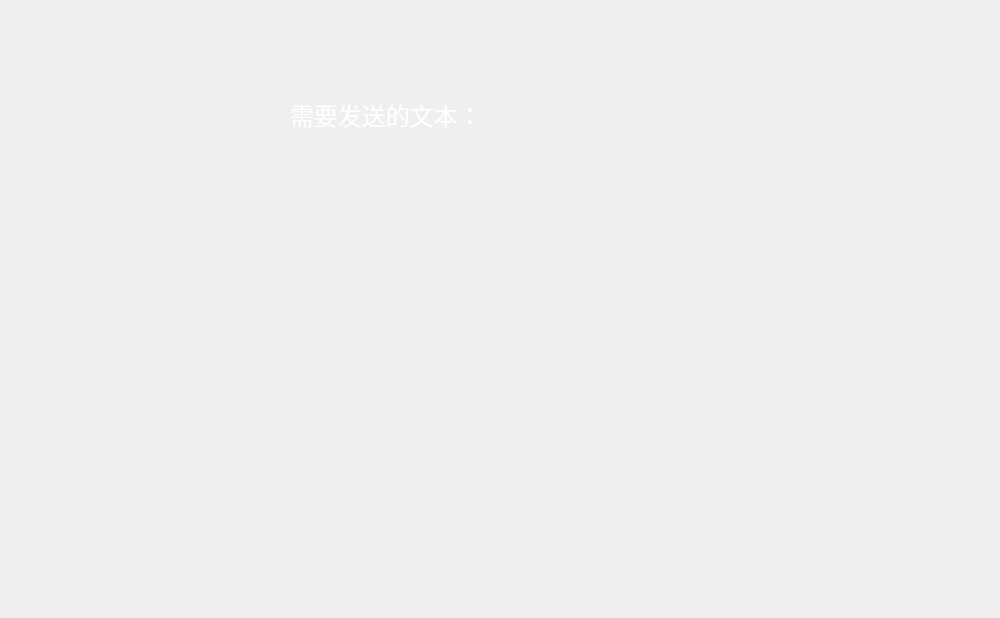
<?xml version="1.0" encoding="UTF-8"?>
<ui version="4.0">
 <class>lcdsimlation</class>
 <widget class="QWidget" name="lcdsimlation">
  <property name="geometry">
   <rect>
    <x>0</x>
    <y>0</y>
    <width>1000</width>
    <height>618</height>
   </rect>
  </property>
  <property name="font">
   <font>
    <family>微软雅黑</family>
    <pointsize>18</pointsize>
   </font>
  </property>
  <property name="windowTitle">
   <string>lcdsimlation</string>
  </property>
  <widget class="QLabel" name="label">
   <property name="geometry">
    <rect>
     <x>250</x>
     <y>40</y>
     <width>421</width>
     <height>321</height>
    </rect>
   </property>
   <property name="text">
    <string/>
   </property>
   <property name="pixmap">
    <pixmap resource="images.qrc">:/images/computer.png</pixmap>
   </property>
   <property name="scaledContents">
    <bool>true</bool>
   </property>
  </widget>
  <widget class="QLabel" name="label_2">
   <property name="geometry">
    <rect>
     <x>130</x>
     <y>310</y>
     <width>671</width>
     <height>301</height>
    </rect>
   </property>
   <property name="text">
    <string/>
   </property>
   <property name="pixmap">
    <pixmap resource="images.qrc">:/images/keybroad.png</pixmap>
   </property>
   <property name="scaledContents">
    <bool>true</bool>
   </property>
  </widget>
  <widget class="QLabel" name="label_3">
   <property name="geometry">
    <rect>
     <x>790</x>
     <y>400</y>
     <width>71</width>
     <height>131</height>
    </rect>
   </property>
   <property name="text">
    <string/>
   </property>
   <property name="pixmap">
    <pixmap resource="images.qrc">:/images/mouse.png</pixmap>
   </property>
   <property name="scaledContents">
    <bool>true</bool>
   </property>
  </widget>
  <widget class="QLabel" name="contents">
   <property name="geometry">
    <rect>
     <x>310</x>
     <y>130</y>
     <width>311</width>
     <height>101</height>
    </rect>
   </property>
  </widget>
  <widget class="QLabel" name="title">
   <property name="geometry">
    <rect>
     <x>290</x>
     <y>90</y>
     <width>361</width>
     <height>51</height>
    </rect>
   </property>
   <property name="text">
    <string>&lt;html&gt;&lt;head/&gt;&lt;body&gt;&lt;p&gt;&lt;span style=&quot; font-size:18pt; color:#ffffff;&quot;&gt;需要发送的文本：&lt;/span&gt;&lt;/p&gt;&lt;/body&gt;&lt;/html&gt;</string>
   </property>
  </widget>
  <widget class="QPushButton" name="key1">
   <property name="geometry">
    <rect>
     <x>255</x>
     <y>409</y>
     <width>31</width>
     <height>31</height>
    </rect>
   </property>
   <property name="text">
    <string/>
   </property>
   <property name="iconSize">
    <size>
     <width>10</width>
     <height>10</height>
    </size>
   </property>
   <property name="autoDefault">
    <bool>false</bool>
   </property>
   <property name="default">
    <bool>false</bool>
   </property>
   <property name="flat">
    <bool>true</bool>
   </property>
  </widget>
  <widget class="QPushButton" name="key2">
   <property name="geometry">
    <rect>
     <x>290</x>
     <y>409</y>
     <width>31</width>
     <height>31</height>
    </rect>
   </property>
   <property name="text">
    <string/>
   </property>
   <property name="iconSize">
    <size>
     <width>5</width>
     <height>5</height>
    </size>
   </property>
   <property name="autoDefault">
    <bool>false</bool>
   </property>
   <property name="default">
    <bool>false</bool>
   </property>
   <property name="flat">
    <bool>true</bool>
   </property>
  </widget>
  <widget class="QPushButton" name="key3">
   <property name="geometry">
    <rect>
     <x>323</x>
     <y>409</y>
     <width>31</width>
     <height>31</height>
    </rect>
   </property>
   <property name="text">
    <string/>
   </property>
   <property name="iconSize">
    <size>
     <width>5</width>
     <height>5</height>
    </size>
   </property>
   <property name="autoDefault">
    <bool>false</bool>
   </property>
   <property name="default">
    <bool>false</bool>
   </property>
   <property name="flat">
    <bool>true</bool>
   </property>
  </widget>
  <widget class="QPushButton" name="key4">
   <property name="geometry">
    <rect>
     <x>357</x>
     <y>409</y>
     <width>31</width>
     <height>31</height>
    </rect>
   </property>
   <property name="text">
    <string/>
   </property>
   <property name="iconSize">
    <size>
     <width>5</width>
     <height>5</height>
    </size>
   </property>
   <property name="autoDefault">
    <bool>false</bool>
   </property>
   <property name="default">
    <bool>false</bool>
   </property>
   <property name="flat">
    <bool>true</bool>
   </property>
  </widget>
  <widget class="QPushButton" name="key5">
   <property name="geometry">
    <rect>
     <x>390</x>
     <y>409</y>
     <width>31</width>
     <height>31</height>
    </rect>
   </property>
   <property name="text">
    <string/>
   </property>
   <property name="iconSize">
    <size>
     <width>5</width>
     <height>5</height>
    </size>
   </property>
   <property name="autoDefault">
    <bool>false</bool>
   </property>
   <property name="default">
    <bool>false</bool>
   </property>
   <property name="flat">
    <bool>true</bool>
   </property>
  </widget>
  <widget class="QPushButton" name="key6">
   <property name="geometry">
    <rect>
     <x>425</x>
     <y>409</y>
     <width>31</width>
     <height>31</height>
    </rect>
   </property>
   <property name="text">
    <string/>
   </property>
   <property name="iconSize">
    <size>
     <width>5</width>
     <height>5</height>
    </size>
   </property>
   <property name="autoDefault">
    <bool>false</bool>
   </property>
   <property name="default">
    <bool>false</bool>
   </property>
   <property name="flat">
    <bool>true</bool>
   </property>
  </widget>
  <widget class="QPushButton" name="key8">
   <property name="geometry">
    <rect>
     <x>493</x>
     <y>409</y>
     <width>31</width>
     <height>31</height>
    </rect>
   </property>
   <property name="text">
    <string/>
   </property>
   <property name="iconSize">
    <size>
     <width>5</width>
     <height>5</height>
    </size>
   </property>
   <property name="autoDefault">
    <bool>false</bool>
   </property>
   <property name="default">
    <bool>false</bool>
   </property>
   <property name="flat">
    <bool>true</bool>
   </property>
  </widget>
  <widget class="QPushButton" name="key7">
   <property name="geometry">
    <rect>
     <x>459</x>
     <y>409</y>
     <width>31</width>
     <height>31</height>
    </rect>
   </property>
   <property name="text">
    <string/>
   </property>
   <property name="iconSize">
    <size>
     <width>5</width>
     <height>5</height>
    </size>
   </property>
   <property name="autoDefault">
    <bool>false</bool>
   </property>
   <property name="default">
    <bool>false</bool>
   </property>
   <property name="flat">
    <bool>true</bool>
   </property>
  </widget>
  <widget class="QPushButton" name="key9">
   <property name="geometry">
    <rect>
     <x>527</x>
     <y>408</y>
     <width>31</width>
     <height>31</height>
    </rect>
   </property>
   <property name="text">
    <string/>
   </property>
   <property name="iconSize">
    <size>
     <width>5</width>
     <height>5</height>
    </size>
   </property>
   <property name="autoDefault">
    <bool>false</bool>
   </property>
   <property name="default">
    <bool>false</bool>
   </property>
   <property name="flat">
    <bool>true</bool>
   </property>
  </widget>
  <widget class="QPushButton" name="key0">
   <property name="geometry">
    <rect>
     <x>560</x>
     <y>409</y>
     <width>31</width>
     <height>31</height>
    </rect>
   </property>
   <property name="text">
    <string/>
   </property>
   <property name="iconSize">
    <size>
     <width>5</width>
     <height>5</height>
    </size>
   </property>
   <property name="autoDefault">
    <bool>false</bool>
   </property>
   <property name="default">
    <bool>false</bool>
   </property>
   <property name="flat">
    <bool>true</bool>
   </property>
  </widget>
  <widget class="QPushButton" name="keyq">
   <property name="geometry">
    <rect>
     <x>271</x>
     <y>438</y>
     <width>31</width>
     <height>31</height>
    </rect>
   </property>
   <property name="text">
    <string/>
   </property>
   <property name="flat">
    <bool>true</bool>
   </property>
  </widget>
  <widget class="QPushButton" name="keye">
   <property name="geometry">
    <rect>
     <x>340</x>
     <y>438</y>
     <width>31</width>
     <height>31</height>
    </rect>
   </property>
   <property name="text">
    <string/>
   </property>
   <property name="flat">
    <bool>true</bool>
   </property>
  </widget>
  <widget class="QPushButton" name="keyw">
   <property name="geometry">
    <rect>
     <x>306</x>
     <y>438</y>
     <width>31</width>
     <height>31</height>
    </rect>
   </property>
   <property name="text">
    <string/>
   </property>
   <property name="iconSize">
    <size>
     <width>10</width>
     <height>10</height>
    </size>
   </property>
   <property name="autoDefault">
    <bool>false</bool>
   </property>
   <property name="default">
    <bool>false</bool>
   </property>
   <property name="flat">
    <bool>true</bool>
   </property>
  </widget>
  <widget class="QPushButton" name="keyr">
   <property name="geometry">
    <rect>
     <x>374</x>
     <y>438</y>
     <width>31</width>
     <height>31</height>
    </rect>
   </property>
   <property name="text">
    <string/>
   </property>
   <property name="iconSize">
    <size>
     <width>10</width>
     <height>10</height>
    </size>
   </property>
   <property name="autoDefault">
    <bool>false</bool>
   </property>
   <property name="default">
    <bool>false</bool>
   </property>
   <property name="flat">
    <bool>true</bool>
   </property>
  </widget>
  <widget class="QPushButton" name="keyt">
   <property name="geometry">
    <rect>
     <x>407</x>
     <y>438</y>
     <width>31</width>
     <height>31</height>
    </rect>
   </property>
   <property name="text">
    <string/>
   </property>
   <property name="iconSize">
    <size>
     <width>10</width>
     <height>10</height>
    </size>
   </property>
   <property name="autoDefault">
    <bool>false</bool>
   </property>
   <property name="default">
    <bool>false</bool>
   </property>
   <property name="flat">
    <bool>true</bool>
   </property>
  </widget>
  <widget class="QPushButton" name="keyy">
   <property name="geometry">
    <rect>
     <x>441</x>
     <y>438</y>
     <width>31</width>
     <height>31</height>
    </rect>
   </property>
   <property name="text">
    <string/>
   </property>
   <property name="iconSize">
    <size>
     <width>10</width>
     <height>10</height>
    </size>
   </property>
   <property name="autoDefault">
    <bool>false</bool>
   </property>
   <property name="default">
    <bool>false</bool>
   </property>
   <property name="flat">
    <bool>true</bool>
   </property>
  </widget>
  <widget class="QPushButton" name="keyu">
   <property name="geometry">
    <rect>
     <x>476</x>
     <y>438</y>
     <width>31</width>
     <height>31</height>
    </rect>
   </property>
   <property name="text">
    <string/>
   </property>
   <property name="iconSize">
    <size>
     <width>10</width>
     <height>10</height>
    </size>
   </property>
   <property name="autoDefault">
    <bool>false</bool>
   </property>
   <property name="default">
    <bool>false</bool>
   </property>
   <property name="flat">
    <bool>true</bool>
   </property>
  </widget>
  <widget class="QPushButton" name="keyi">
   <property name="geometry">
    <rect>
     <x>510</x>
     <y>438</y>
     <width>31</width>
     <height>31</height>
    </rect>
   </property>
   <property name="text">
    <string/>
   </property>
   <property name="iconSize">
    <size>
     <width>10</width>
     <height>10</height>
    </size>
   </property>
   <property name="autoDefault">
    <bool>false</bool>
   </property>
   <property name="default">
    <bool>false</bool>
   </property>
   <property name="flat">
    <bool>true</bool>
   </property>
  </widget>
  <widget class="QPushButton" name="keyp">
   <property name="geometry">
    <rect>
     <x>577</x>
     <y>438</y>
     <width>31</width>
     <height>31</height>
    </rect>
   </property>
   <property name="text">
    <string/>
   </property>
   <property name="iconSize">
    <size>
     <width>10</width>
     <height>10</height>
    </size>
   </property>
   <property name="autoDefault">
    <bool>false</bool>
   </property>
   <property name="default">
    <bool>false</bool>
   </property>
   <property name="flat">
    <bool>true</bool>
   </property>
  </widget>
  <widget class="QPushButton" name="keyo">
   <property name="geometry">
    <rect>
     <x>543</x>
     <y>438</y>
     <width>31</width>
     <height>31</height>
    </rect>
   </property>
   <property name="text">
    <string/>
   </property>
   <property name="flat">
    <bool>true</bool>
   </property>
  </widget>
  <widget class="QPushButton" name="keya">
   <property name="geometry">
    <rect>
     <x>280</x>
     <y>467</y>
     <width>31</width>
     <height>31</height>
    </rect>
   </property>
   <property name="text">
    <string/>
   </property>
   <property name="flat">
    <bool>true</bool>
   </property>
  </widget>
  <widget class="QPushButton" name="keys">
   <property name="geometry">
    <rect>
     <x>314</x>
     <y>468</y>
     <width>31</width>
     <height>31</height>
    </rect>
   </property>
   <property name="text">
    <string/>
   </property>
   <property name="flat">
    <bool>true</bool>
   </property>
  </widget>
  <widget class="QPushButton" name="keyd">
   <property name="geometry">
    <rect>
     <x>348</x>
     <y>468</y>
     <width>31</width>
     <height>31</height>
    </rect>
   </property>
   <property name="text">
    <string/>
   </property>
   <property name="flat">
    <bool>true</bool>
   </property>
  </widget>
  <widget class="QPushButton" name="keyf">
   <property name="geometry">
    <rect>
     <x>382</x>
     <y>468</y>
     <width>31</width>
     <height>31</height>
    </rect>
   </property>
   <property name="text">
    <string/>
   </property>
   <property name="flat">
    <bool>true</bool>
   </property>
  </widget>
  <widget class="QPushButton" name="keyg">
   <property name="geometry">
    <rect>
     <x>416</x>
     <y>467</y>
     <width>31</width>
     <height>31</height>
    </rect>
   </property>
   <property name="text">
    <string/>
   </property>
   <property name="flat">
    <bool>true</bool>
   </property>
  </widget>
  <widget class="QPushButton" name="keyh">
   <property name="geometry">
    <rect>
     <x>450</x>
     <y>467</y>
     <width>31</width>
     <height>31</height>
    </rect>
   </property>
   <property name="text">
    <string/>
   </property>
   <property name="flat">
    <bool>true</bool>
   </property>
  </widget>
  <widget class="QPushButton" name="keyj">
   <property name="geometry">
    <rect>
     <x>484</x>
     <y>467</y>
     <width>31</width>
     <height>31</height>
    </rect>
   </property>
   <property name="text">
    <string/>
   </property>
   <property name="flat">
    <bool>true</bool>
   </property>
  </widget>
  <widget class="QPushButton" name="keyk">
   <property name="geometry">
    <rect>
     <x>518</x>
     <y>468</y>
     <width>31</width>
     <height>31</height>
    </rect>
   </property>
   <property name="text">
    <string/>
   </property>
   <property name="flat">
    <bool>true</bool>
   </property>
  </widget>
  <widget class="QPushButton" name="keyl">
   <property name="geometry">
    <rect>
     <x>552</x>
     <y>467</y>
     <width>31</width>
     <height>31</height>
    </rect>
   </property>
   <property name="text">
    <string/>
   </property>
   <property name="flat">
    <bool>true</bool>
   </property>
  </widget>
  <widget class="QPushButton" name="keyz">
   <property name="geometry">
    <rect>
     <x>298</x>
     <y>497</y>
     <width>31</width>
     <height>31</height>
    </rect>
   </property>
   <property name="text">
    <string/>
   </property>
   <property name="flat">
    <bool>true</bool>
   </property>
  </widget>
  <widget class="QPushButton" name="keyx">
   <property name="geometry">
    <rect>
     <x>332</x>
     <y>497</y>
     <width>31</width>
     <height>31</height>
    </rect>
   </property>
   <property name="text">
    <string/>
   </property>
   <property name="flat">
    <bool>true</bool>
   </property>
  </widget>
  <widget class="QPushButton" name="keyc">
   <property name="geometry">
    <rect>
     <x>366</x>
     <y>498</y>
     <width>31</width>
     <height>31</height>
    </rect>
   </property>
   <property name="text">
    <string/>
   </property>
   <property name="flat">
    <bool>true</bool>
   </property>
  </widget>
  <widget class="QPushButton" name="keyv">
   <property name="geometry">
    <rect>
     <x>400</x>
     <y>498</y>
     <width>31</width>
     <height>31</height>
    </rect>
   </property>
   <property name="text">
    <string/>
   </property>
   <property name="flat">
    <bool>true</bool>
   </property>
  </widget>
  <widget class="QPushButton" name="keyb">
   <property name="geometry">
    <rect>
     <x>434</x>
     <y>498</y>
     <width>31</width>
     <height>31</height>
    </rect>
   </property>
   <property name="text">
    <string/>
   </property>
   <property name="flat">
    <bool>true</bool>
   </property>
  </widget>
  <widget class="QPushButton" name="keyn">
   <property name="geometry">
    <rect>
     <x>467</x>
     <y>497</y>
     <width>31</width>
     <height>31</height>
    </rect>
   </property>
   <property name="text">
    <string/>
   </property>
   <property name="flat">
    <bool>true</bool>
   </property>
  </widget>
  <widget class="QPushButton" name="keym">
   <property name="geometry">
    <rect>
     <x>502</x>
     <y>497</y>
     <width>31</width>
     <height>31</height>
    </rect>
   </property>
   <property name="text">
    <string/>
   </property>
   <property name="flat">
    <bool>true</bool>
   </property>
  </widget>
  <widget class="QPushButton" name="space">
   <property name="geometry">
    <rect>
     <x>368</x>
     <y>529</y>
     <width>161</width>
     <height>31</height>
    </rect>
   </property>
   <property name="text">
    <string/>
   </property>
   <property name="flat">
    <bool>true</bool>
   </property>
  </widget>
  <widget class="QPushButton" name="enter">
   <property name="geometry">
    <rect>
     <x>656</x>
     <y>472</y>
     <width>51</width>
     <height>21</height>
    </rect>
   </property>
   <property name="text">
    <string/>
   </property>
   <property name="flat">
    <bool>true</bool>
   </property>
  </widget>
  <widget class="QPushButton" name="capslk">
   <property name="geometry">
    <rect>
     <x>224</x>
     <y>471</y>
     <width>51</width>
     <height>21</height>
    </rect>
   </property>
   <property name="text">
    <string/>
   </property>
   <property name="flat">
    <bool>true</bool>
   </property>
  </widget>
  <widget class="QPushButton" name="closeBtn">
   <property name="geometry">
    <rect>
     <x>960</x>
     <y>0</y>
     <width>40</width>
     <height>40</height>
    </rect>
   </property>
   <property name="text">
    <string/>
   </property>
   <property name="icon">
    <iconset resource="images.qrc">
     <normaloff>:/images/close3.png</normaloff>
     <normalon>:/images/close3.png</normalon>:/images/close3.png</iconset>
   </property>
   <property name="iconSize">
    <size>
     <width>60</width>
     <height>60</height>
    </size>
   </property>
   <property name="flat">
    <bool>true</bool>
   </property>
  </widget>
 </widget>
 <layoutdefault spacing="6" margin="11"/>
 <resources>
  <include location="images.qrc"/>
 </resources>
 <connections/>
</ui>
